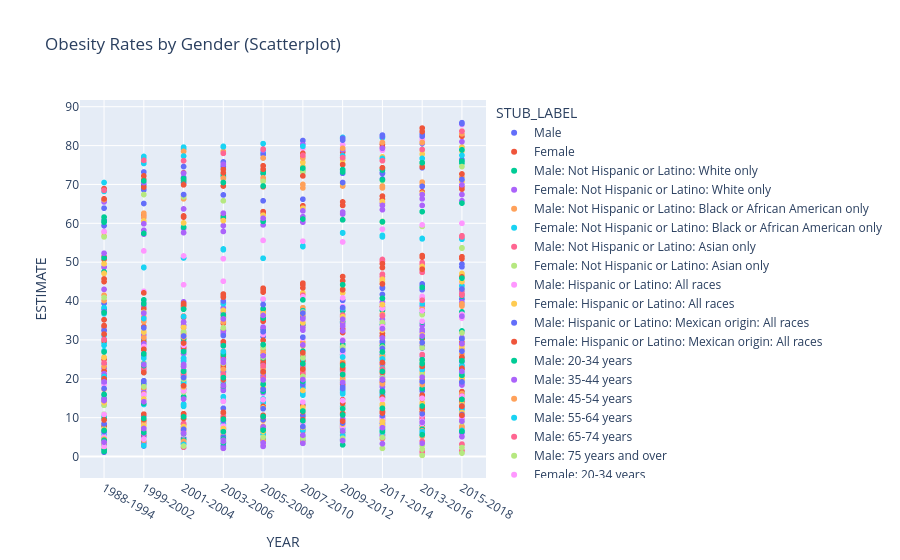

The code cell stored with this chart in its notebook:
### Code cell
#Obesity rates by gender scatterplot
gender_wt = wt[wt["STUB_NAME"].str.contains("Sex", case=False, na=False)]
fig7 = px.scatter(
    gender_wt,
    x="YEAR",
    y="ESTIMATE",
    color="STUB_LABEL",
    title="Obesity Rates by Gender (Scatterplot)")
fig7.show()
